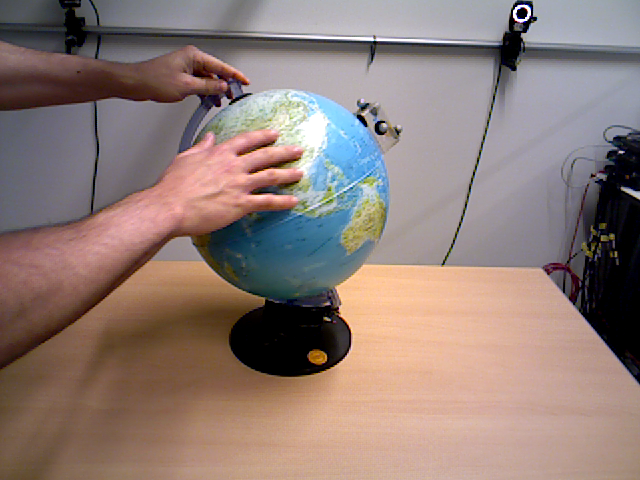
#> input picture ps3_code/p5/p5_data/globe1/rgb01.png, 640 x 480 px, found by its file name; its folder holds 6 pictures in this run
$ python p5.py
#> lines starting #> are read from the running program, lines starting #| are printed output that depends on the picture
#!/usr/bin/env python
# coding: utf-8

# In[284]:


import numpy as np
import cv2
import os


# In[285]:


def draw_tracks(frame_num, frame, mask, points_prev, points_curr, color, folder_path):
    """Draw the tracks and create an image.
    """
    for i, (p_prev, p_curr) in enumerate(zip(points_prev, points_curr)):
        a, b = p_curr.ravel()
        c, d = p_prev.ravel()
        mask = cv2.line(mask, (int(a), int(b)), (int(c), int(d)), color[i].tolist(), 2)
        frame = cv2.circle(
            frame, (round(a), round(b)), 3, color[i].tolist(), -1)

    img = cv2.add(frame, mask)

    cv2.imwrite(os.path.join(folder_path, 'frame_%02d.png'% frame_num), img)
    return img


# In[286]:


def Q5_A(folder_path):
    """Code for question 5a.

    Output:
      [p0, p1, p2, ... p9] : a list of (N,2) numpy arrays representing the
      pixel coordinates of the tracked features. Include the visualization
      and your answer to the questions in the separate PDF.
    """
#> called with folder_path = './p5_data/globe1/'
    # params for ShiTomasi corner detection
    feature_params = dict(
        maxCorners=200,
        qualityLevel=0.01,
        minDistance=7,
        blockSize=7)

    # Parameters for lucas kanade optical flow
    lk_params = dict(
        winSize=(75, 75),
        maxLevel=1,
        criteria=(cv2.TERM_CRITERIA_EPS | cv2.TERM_CRITERIA_COUNT, 100, 0.01),
        flags=(cv2.OPTFLOW_LK_GET_MIN_EIGENVALS))

    # Read the frames.
    frames = []
    for i in range(1, 11):
        frame_path = os.path.join(folder_path, 'rgb%02d.png' % i)
        frames.append(cv2.imread(frame_path))

    # Convert to gray images.
    old_frame = frames[0]
#> old_frame is the input picture: shape (480, 640, 3); mean B, G, R 119, 124.8, 143.2
    old_gray = cv2.cvtColor(old_frame, cv2.COLOR_BGR2GRAY)
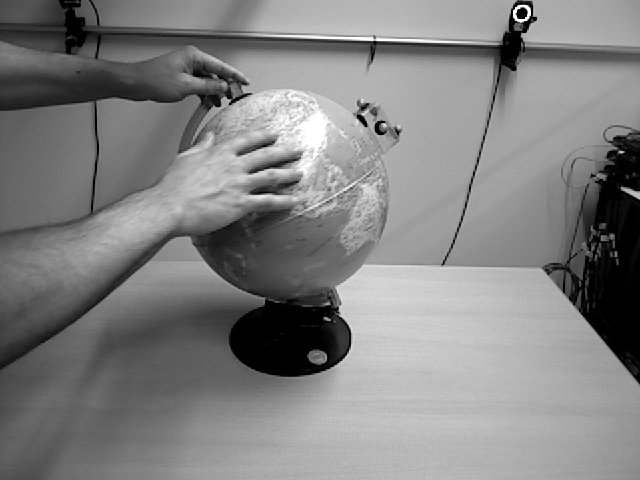
#> old_gray: shape (480, 640); min 0, max 255, mean 129.6
    p0 = cv2.goodFeaturesToTrack(old_gray, mask=None, **feature_params)
    print("number of features to track:", len(p0))
    assert len(p0) <= 200

    # Create some random colors for drawing
    color = np.random.randint(0, 255, (200, 3))

    # Create a mask image for drawing purposes
    mask = np.zeros_like(old_frame)

    tracks = []

    for i,frame in enumerate(frames[1:]):
        frame_gray = cv2.cvtColor(frame, cv2.COLOR_BGR2GRAY)
        # TODO: Fill in this code
        # BEGIN YOUR CODE HERE
        p1, str, err = cv2.calcOpticalFlowPyrLK(old_gray, frame_gray, p0, None, **lk_params)
        # print(p1)
        # print(str)
        # print(err)
        if p1 is not None:
            previous_value = p0[str == 1]
            present_value = p1[str == 1]
        if i ==0:
            tracks.append(previous_value)
        tracks.append(present_value)
        old_gray = frame_gray.copy()
        p0 = present_value.reshape(-1, 1, 2)

        #Once you compute the new feature points for this frame, comment this out
        #to save images for your PDF:
        draw_tracks(i, frame, mask, previous_value, present_value, color, folder_path)
#> this loop made 6 passes
#> pass 1, in draw_tracks, `img = cv2.add(frame, mask)`:
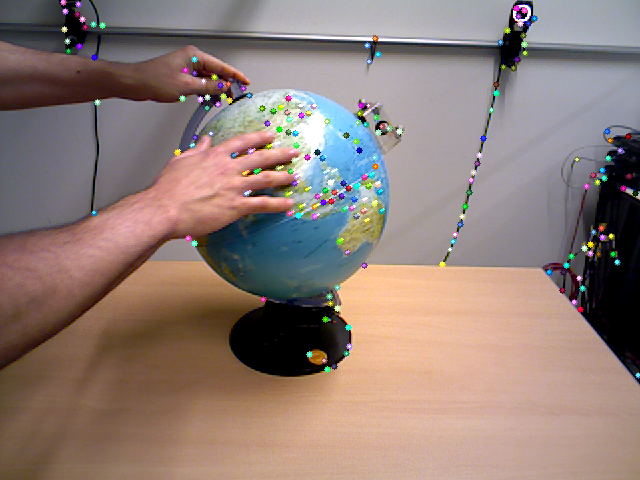
#> img: shape (480, 640, 3); mean B, G, R 119.2, 125.8, 143.6
#> pass 2, in Q5_A, `frame_gray = cv2.cvtColor(frame, cv2.COLOR_BGR2GRAY)`:
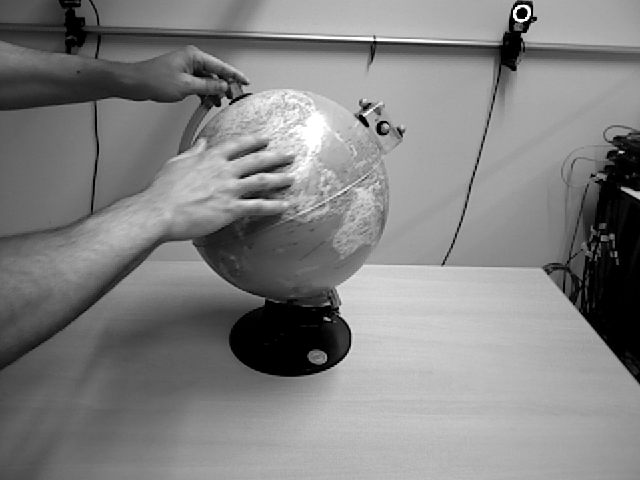
#> frame_gray: shape (480, 640); min 0, max 255, mean 129.8
#> pass 2, in draw_tracks (call 2), `img = cv2.add(frame, mask)`:
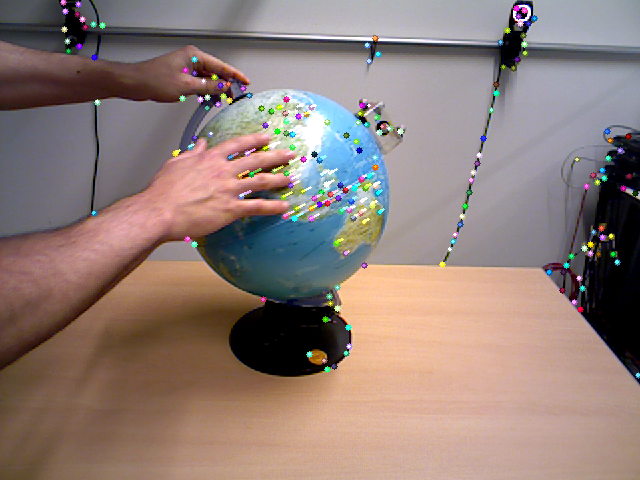
#> img: shape (480, 640, 3); mean B, G, R 120.2, 125.9, 143.8
#> after the loop:
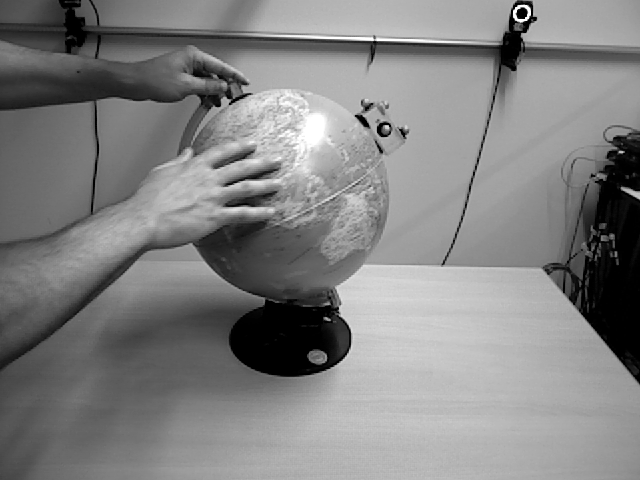
#> old_gray: shape (480, 640); min 0, max 255, mean 130
        # END YOUR CODE HERE

    return tracks


# In[287]:


# [83 lines left out: functions Q5_B, dense_flow, not called in this run]


# In[289]:


if __name__ == "__main__":
    # Q5 part(a)
#> (the run stopped early here; a loop or call above may not have finished)
